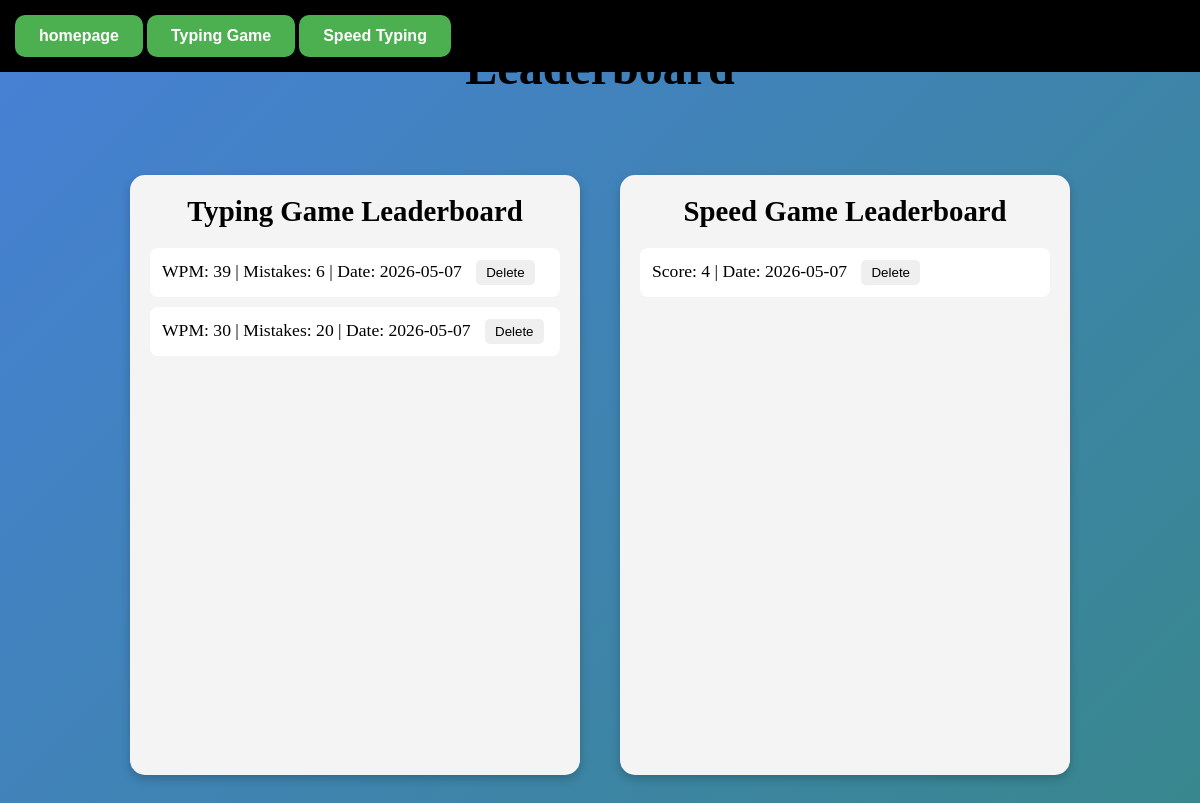
The page /leaderboard on the database as committed earlier.
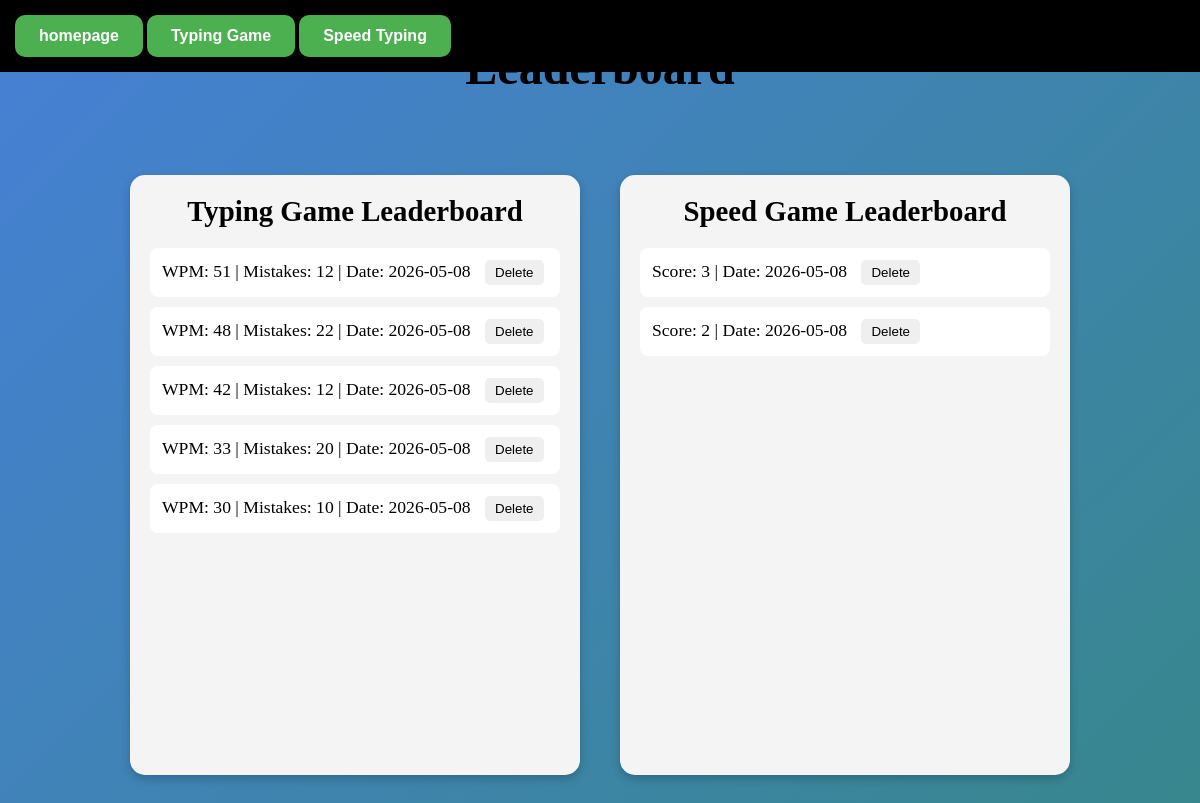
The same page on the database as committed later.
### app.py (models this page shows)
class TypingGameScore(db.Model):
    id = db.Column(db.Integer, primary_key=True)
    wpm = db.Column(db.Integer, nullable=False)
    mistakes = db.Column(db.Integer, nullable=False)
    created_at = db.Column(db.DateTime, default=lambda: datetime.now(timezone.utc))

class Score(db.Model):
    id = db.Column(db.Integer, primary_key=True)
    game_name = db.Column(db.String(50), nullable=False)
    score = db.Column(db.Integer, nullable=False)
    created_at = db.Column(db.DateTime, default=lambda: datetime.now(timezone.utc))

### app.py (the view)
@app.route("/leaderboard")
def leaderboard():
    scores = Score.query.order_by(Score.score.desc()).all()
    typing_scores = TypingGameScore.query.order_by(
        TypingGameScore.wpm.desc()
    ).all()
    return render_template(
        "leaderboard.html",
        scores=scores,
        typing_scores=typing_scores
    )

### templates/leaderboard.html (shortened to what this page needs)
<!DOCTYPE html>
<html lang="en">
<head>
    <link rel="stylesheet" href="/static/styles.css">
</head>
<body>
    <div class="page">
        <div class="home">
            <a href="/homepage"><button class="playbutton">homepage</button></a>
            <a href="/typinggame"><button class="playbutton">Typing Game</button></a>
            <a href="/singleword"><button class="playbutton">Speed Typing</button></a>
        </div>
    </div>
    <div class="beaderboardsContianer">
        <h1>Leaderboard</h1>
        <div class="typingGame">
            <h1>Typing Game Leaderboard</h1>
            {% if typing_scores %}
            <ul>
                {% for t in typing_scores %}
                <li>
                    WPM: {{ t.wpm }} |
                    Mistakes: {{ t.mistakes }} |
                     Date: {{ t.created_at.strftime('%Y-%m-%d') }}
                    <form action="/delete-typing-score/{{ t.id }}" method="POST" style="display:inline;">
                        <button class="leaderboardDelete" type="submit">
                            Delete
                        </button>
                    </form>
                </li>
                {% endfor %}
            </ul>
            {% else %}
            <p>No typing scores yet</p>
            {% endif %}
        </div>
        <div class="speedGame">
            <h1>Speed Game Leaderboard</h1>
            <ul>
                {% for s in scores %}
                <li>
                    Score: {{ s.score }} | Date: {{ s.created_at.strftime('%Y-%m-%d') }}
                    <form action="/delete-score/{{ s.id }}" method="POST" style="display:inline;">
                        <button class="leaderboardDelete" type="submit">Delete</button>
                    </form>
                </li>
                {% endfor %}
            </ul>
        </div>
    </div>
</body>
</html>

### templates/static/styles.css (style rules this page uses)
* { margin: 0; padding: 0; box-sizing: border-box; }
body { display: flex; padding: 0 15px; align-items: center; justify-content: center; min-height: 100vh; background: linear-gradient(135deg, #4680d6, #38878d); }
.playbutton, .leaderboardbutton { padding: 12px 24px; font-size: 16px; border: none; border-radius: 10px; cursor: pointer; transition: all 0.3s ease; font-weight: 600; }
.playbutton { background-color: #4CAF50; color: white; }
.page { display: flex; flex-direction: column; align-items: center; }
.home { position: fixed; top: 0; left: 0; width: 100%; padding: 15px; background: black; z-index: 1000; }
.beaderboardsContianer { width: 90%; margin: 40px auto; }
.beaderboardsContianer>h1 { text-align: center; font-size: 3rem; margin-bottom: 40px; }
.beaderboardsContianer { display: flex; flex-wrap: wrap; justify-content: center; gap: 40px; }
.beaderboardsContianer>h1 { width: 100%; }
.typingGame, .speedGame { background-color: #f4f4f4; width: 450px; min-height: 600px; padding: 20px; border-radius: 15px; box-shadow: 0px 4px 10px rgba(0, 0, 0, 0.2); }
.typingGame h1, .speedGame h1 { text-align: center; margin-bottom: 20px; font-size: 1.8rem; }
.speedGame ul, .typingGame ul { list-style: none; padding: 0; }
.speedGame li, .typingGame li { background: white; margin-bottom: 10px; padding: 12px; border-radius: 8px; font-size: 1.1rem; }
.leaderboardDelete { padding: 5px 10px; margin-left: 10px; border: none; border-radius: 5px; cursor: pointer; }

Rows that differ between the two databases and show on the page:
removed TypingGameScore: wpm "39", mistakes "6", created_at "2026-05-07"
removed Score: score "4", created_at "2026-05-07"
added TypingGameScore: wpm "51", mistakes "12", created_at "2026-05-08"
added TypingGameScore: wpm "48", mistakes "22", created_at "2026-05-08"
added TypingGameScore: wpm "42", mistakes "12", created_at "2026-05-08"
added TypingGameScore: wpm "33", mistakes "20", created_at "2026-05-08"
changed TypingGameScore (number 5 of 5 on the later page): mistakes "20" → "10"; created_at "2026-05-07" → "2026-05-08"
added Score: score "3", created_at "2026-05-08"
added Score: score "2", created_at "2026-05-08"
